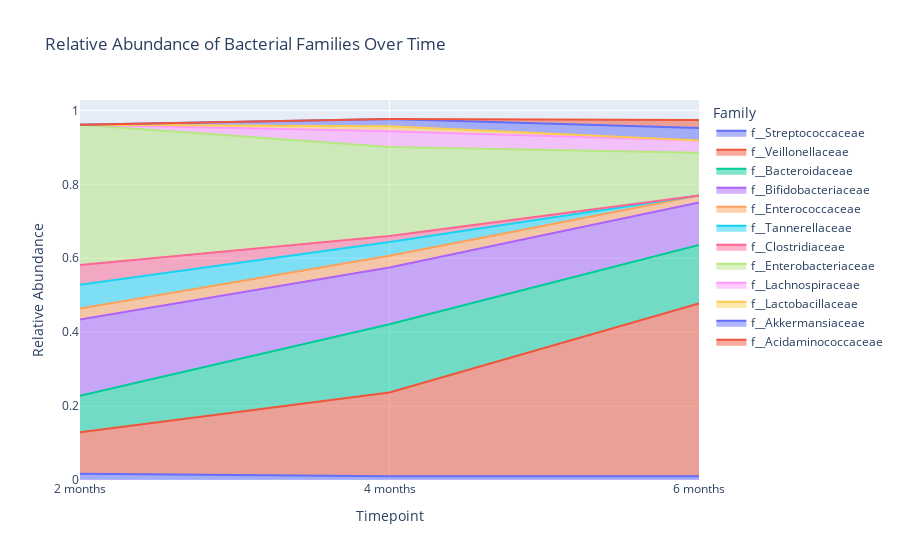

Notebook code for this chart:
### Code cell
fig = px.area(
    plotly_family_df[plotly_family_df["Abundance"] > 0.01].sort_values(by="timepoint"),
    x="timepoint",
    y="Abundance",
    color="Family",
    title="Relative Abundance of Bacterial Families Over Time",
    labels={"timepoint": "Timepoint", "Abundance": "Relative Abundance"}
)
fig.show()

### Figure 1 — Plotly figure (JSON) as saved in the notebook; plotly's stock layout.template omitted (floating-point values rounded to 4 significant figures)
{"data": [{"fillpattern": {"shape": ""}, "hovertemplate": "Family=f__Streptococcaceae<br>Timepoint=%{x}<br>Relative Abundance=%{y}<extra></extra>", "legendgroup": "f__Streptococcaceae", "line": {"color": "#636efa"}, "marker": {"symbol": "circle"}, "mode": "lines", "name": "f__Streptococcaceae", "orientation": "v", "showlegend": true, "stackgroup": "1", "type": "scatter", "x": ["2 months", "4 months", "6 months"], "xaxis": "x", "y": [0.01684, 0.01013, 0.01015], "yaxis": "y"}, {"fillpattern": {"shape": ""}, "hovertemplate": "Family=f__Veillonellaceae<br>Timepoint=%{x}<br>Relative Abundance=%{y}<extra></extra>", "legendgroup": "f__Veillonellaceae", "line": {"color": "#EF553B"}, "marker": {"symbol": "circle"}, "mode": "lines", "name": "f__Veillonellaceae", "orientation": "v", "showlegend": true, "stackgroup": "1", "type": "scatter", "x": ["2 months", "4 months", "6 months"], "xaxis": "x", "y": [0.1123, 0.2264, 0.4673], "yaxis": "y"}, {"fillpattern": {"shape": ""}, "hovertemplate": "Family=f__Bacteroidaceae<br>Timepoint=%{x}<br>Relative Abundance=%{y}<extra></extra>", "legendgroup": "f__Bacteroidaceae", "line": {"color": "#00cc96"}, "marker": {"symbol": "circle"}, "mode": "lines", "name": "f__Bacteroidaceae", "orientation": "v", "showlegend": true, "stackgroup": "1", "type": "scatter", "x": ["2 months", "4 months", "6 months"], "xaxis": "x", "y": [0.0989, 0.1847, 0.1582], "yaxis": "y"}, {"fillpattern": {"shape": ""}, "hovertemplate": "Family=f__Bifidobacteriaceae<br>Timepoint=%{x}<br>Relative Abundance=%{y}<extra></extra>", "legendgroup": "f__Bifidobacteriaceae", "line": {"color": "#ab63fa"}, "marker": {"symbol": "circle"}, "mode": "lines", "name": "f__Bifidobacteriaceae", "orientation": "v", "showlegend": true, "stackgroup": "1", "type": "scatter", "x": ["2 months", "4 months", "6 months"], "xaxis": "x", "y": [0.2058, 0.1539, 0.1154], "yaxis": "y"}, {"fillpattern": {"shape": ""}, "hovertemplate": "Family=f__Enterococcaceae<br>Timepoint=%{x}<br>Relative Abundance=%{y}<extra></extra>", "legendgroup": "f__Enterococcaceae", "line": {"color": "#FFA15A"}, "marker": {"symbol": "circle"}, "mode": "lines", "name": "f__Enterococcaceae", "orientation": "v", "showlegend": true, "stackgroup": "1", "type": "scatter", "x": ["2 months", "4 months", "6 months"], "xaxis": "x", "y": [0.0299, 0.03157, 0.01873], "yaxis": "y"}, {"fillpattern": {"shape": ""}, "hovertemplate": "Family=f__Tannerellaceae<br>Timepoint=%{x}<br>Relative Abundance=%{y}<extra></extra>", "legendgroup": "f__Tannerellaceae", "line": {"color": "#19d3f3"}, "marker": {"symbol": "circle"}, "mode": "lines", "name": "f__Tannerellaceae", "orientation": "v", "showlegend": true, "stackgroup": "1", "type": "scatter", "x": ["2 months", "4 months"], "xaxis": "x", "y": [0.06432, 0.0372], "yaxis": "y"}, {"fillpattern": {"shape": ""}, "hovertemplate": "Family=f__Clostridiaceae<br>Timepoint=%{x}<br>Relative Abundance=%{y}<extra></extra>", "legendgroup": "f__Clostridiaceae", "line": {"color": "#FF6692"}, "marker": {"symbol": "circle"}, "mode": "lines", "name": "f__Clostridiaceae", "orientation": "v", "showlegend": true, "stackgroup": "1", "type": "scatter", "x": ["2 months", "4 months"], "xaxis": "x", "y": [0.05326, 0.01612], "yaxis": "y"}, {"fillpattern": {"shape": ""}, "hovertemplate": "Family=f__Enterobacteriaceae<br>Timepoint=%{x}<br>Relative Abundance=%{y}<extra></extra>", "legendgroup": "f__Enterobacteriaceae", "line": {"color": "#B6E880"}, "marker": {"symbol": "circle"}, "mode": "lines", "name": "f__Enterobacteriaceae", "orientation": "v", "showlegend": true, "stackgroup": "1", "type": "scatter", "x": ["2 months", "4 months", "6 months"], "xaxis": "x", "y": [0.3796, 0.2409, 0.1159], "yaxis": "y"}, {"fillpattern": {"shape": ""}, "hovertemplate": "Family=f__Lachnospiraceae<br>Timepoint=%{x}<br>Relative Abundance=%{y}<extra></extra>", "legendgroup": "f__Lachnospiraceae", "line": {"color": "#FF97FF"}, "marker": {"symbol": "circle"}, "mode": "lines", "name": "f__Lachnospiraceae", "orientation": "v", "showlegend": true, "stackgroup": "1", "type": "scatter", "x": ["4 months", "6 months"], "xaxis": "x", "y": [0.0425, 0.03297], "yaxis": "y"}, {"fillpattern": {"shape": ""}, "hovertemplate": "Family=f__Lactobacillaceae<br>Timepoint=%{x}<br>Relative Abundance=%{y}<extra></extra>", "legendgroup": "f__Lactobacillaceae", "line": {"color": "#FECB52"}, "marker": {"symbol": "circle"}, "mode": "lines", "name": "f__Lactobacillaceae", "orientation": "v", "showlegend": true, "stackgroup": "1", "type": "scatter", "x": ["4 months"], "xaxis": "x", "y": [0.01362], "yaxis": "y"}, {"fillpattern": {"shape": ""}, "hovertemplate": "Family=f__Akkermansiaceae<br>Timepoint=%{x}<br>Relative Abundance=%{y}<extra></extra>", "legendgroup": "f__Akkermansiaceae", "line": {"color": "#636efa"}, "marker": {"symbol": "circle"}, "mode": "lines", "name": "f__Akkermansiaceae", "orientation": "v", "showlegend": true, "stackgroup": "1", "type": "scatter", "x": ["4 months", "6 months"], "xaxis": "x", "y": [0.01962, 0.03368], "yaxis": "y"}, {"fillpattern": {"shape": ""}, "hovertemplate": "Family=f__Acidaminococcaceae<br>Timepoint=%{x}<br>Relative Abundance=%{y}<extra></extra>", "legendgroup": "f__Acidaminococcaceae", "line": {"color": "#EF553B"}, "marker": {"symbol": "circle"}, "mode": "lines", "name": "f__Acidaminococcaceae", "orientation": "v", "showlegend": true, "stackgroup": "1", "type": "scatter", "x": ["6 months"], "xaxis": "x", "y": [0.02157], "yaxis": "y"}], "layout": {"legend": {"title": {"text": "Family"}, "tracegroupgap": 0}, "title": {"text": "Relative Abundance of Bacterial Families Over Time"}, "xaxis": {"anchor": "y", "domain": [0, 1], "title": {"text": "Timepoint"}}, "yaxis": {"anchor": "x", "domain": [0, 1], "title": {"text": "Relative Abundance"}}}}
